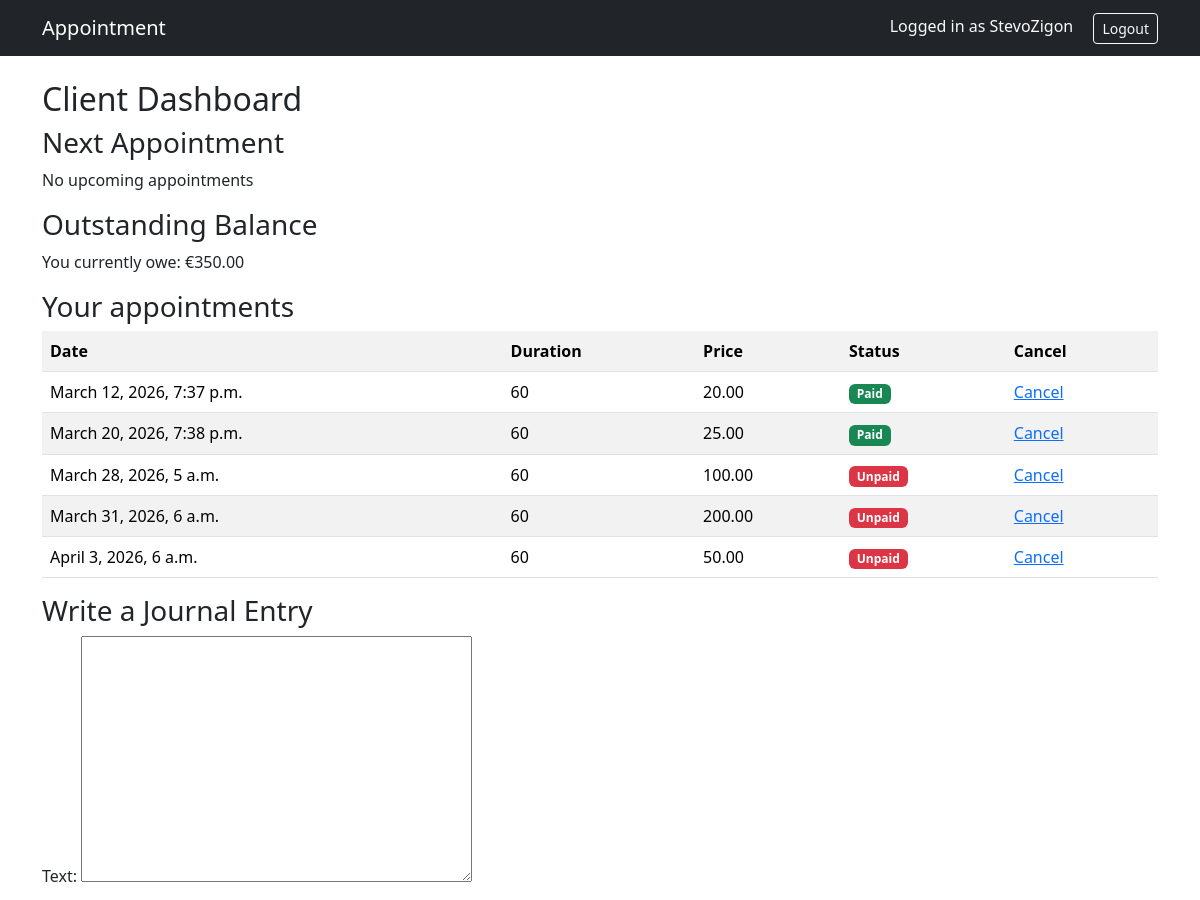
The page /client/ (signed in, upper part) on the database as committed earlier.
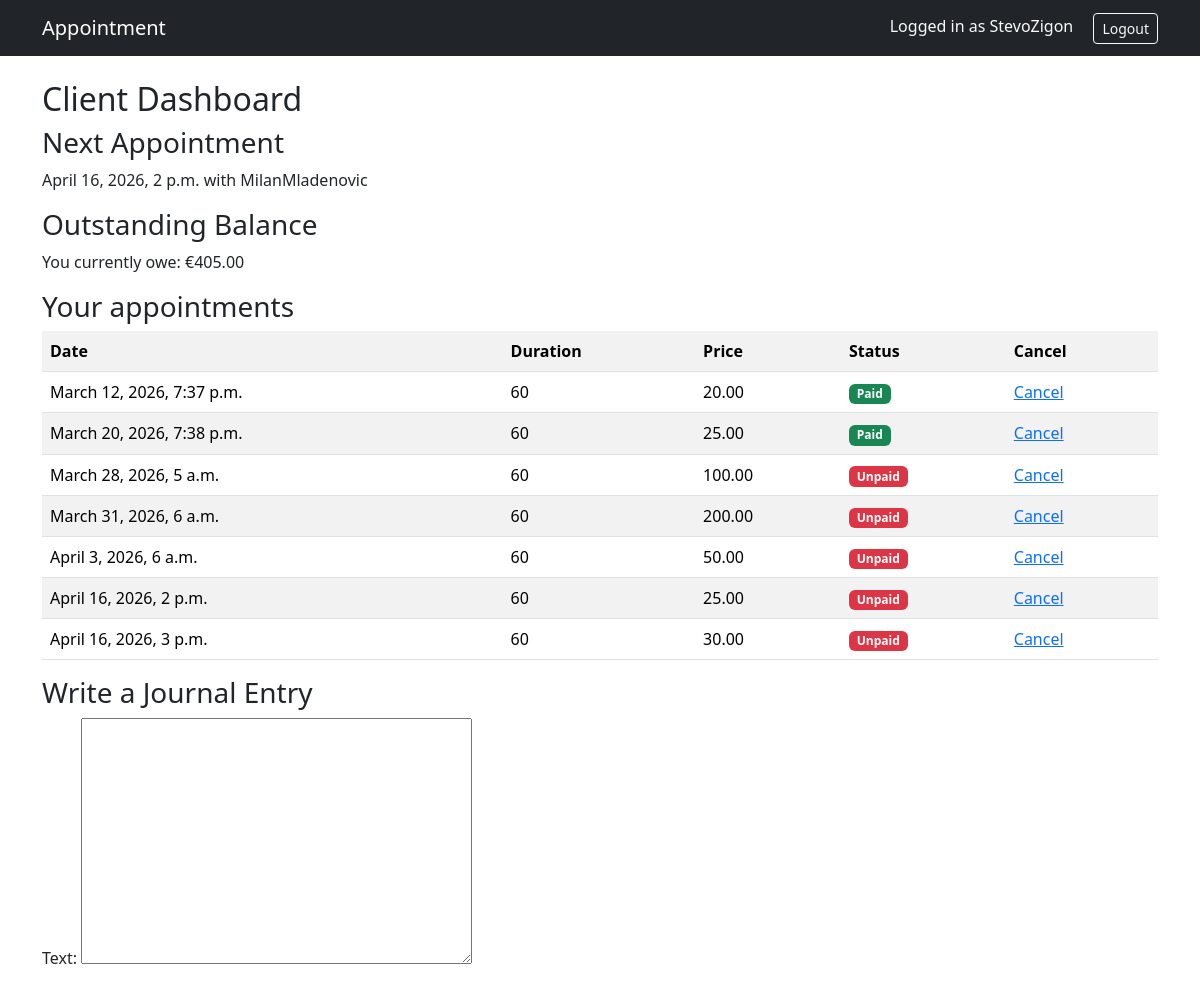
The same page on the database as committed later.
### appointments/models.py (models this page shows, shortened)
class Appointment(models.Model):
    psychologist = models.ForeignKey(
        settings.AUTH_USER_MODEL,
        on_delete=models.CASCADE,
        related_name='appointments_as_psychologist',
        limit_choices_to={'role':'psychologist'}
    )
    client = models.ForeignKey(
        settings.AUTH_USER_MODEL,
        on_delete=models.CASCADE,
        related_name='appointment_as_client',
        limit_choices_to={'role':'client'}
    )
    start_time = models.DateTimeField()
    duration = models.IntegerField(default=60)  # minutes
    end_time = models.DateTimeField()
    price = models.DecimalField(max_digits=8, decimal_places=2)
    paid = models.BooleanField(default=False)
    def end_time(self):
        return self.start_time + timedelta(minutes=self.duration)

### users/models.py (models this page shows)
class User(AbstractUser):
    ROLE_CHOICES = (
        ('psychologist', 'Psychologist'),
        ('client', 'Client'),
    )
    role = models.CharField(max_length=20, choices=ROLE_CHOICES)

### users/views.py (the view)
# urls.py: path('client/', client_dashboard, name='client_dashboard'),
@login_required
def client_dashboard(request):
    appointments = Appointment.objects.filter(client=request.user).order_by('start_time')
    next_appointment = appointments.filter(
        start_time__gte=timezone.now()
    ).order_by('start_time').first()
    unpaid_appointments = appointments.filter(paid=False)
    total_due = sum(a.price for a in unpaid_appointments)
    notes = Note.objects.filter(
        client=request.user,
        visible_to_client=True
    ).order_by('-created_at')
    if request.method == "POST":
        form = ClientNoteForm(request.POST, request.FILES)
        if form.is_valid():
            note = form.save(commit=False)
            note.client = request.user
            note.author = request.user
            note.visible_to_client = True
            note.save()
            messages.success(request, "Note saved.")
            return redirect("client_dashboard")
    else:
        form = ClientNoteForm()
    return render(request, 'client_dashboard.html', {
        'appointments': appointments,
        'next_appointment': next_appointment,
        'total_due': total_due,
        'notes': notes,
        'form': form
    })

### appointments/forms.py
class ClientNoteForm(forms.ModelForm):
    class Meta:
        model = Note
        fields = ["text", "attachment"]

### templates/client_dashboard.html (shortened to what this page needs)
{% extends "base.html" %}
{% block content %}
<h2>Client Dashboard</h2>
<h3>Next Appointment</h3>
{% if next_appointment %}
<p>
    {{ next_appointment.start_time }} with
    {{ next_appointment.psychologist.username }}
</p>
{% else %}
<p>No upcoming appointments</p>
{% endif %}
<h3>Outstanding Balance</h3>
<p>You currently owe: €{{ total_due }}</p>
<h3>Your appointments</h3>
<table class="table table-striped">
<tr>
    <th>Date</th>
    <th>Duration</th>
    <th>Price</th>
    <th>Status</th>
    <th>Cancel</th>
</tr>
{% for appointment in appointments %}
<tr>
    <td>{{ appointment.start_time }}</td>
    <td>{{ appointment.duration }}</td>
    <td>{{ appointment.price }}</td>
    <td>
        {% if appointment.paid %}
            <span class="badge bg-success">Paid</span>
        {% else %}
            <span class="badge bg-danger">Unpaid</span>
        {% endif %}
    </td>
    <td>
        <a href="{% url 'cancel_appointment' appointment.id %}">
            Cancel
        </a>
    </td>
</tr>
{% endfor %}
</table>
<h3>Write a Journal Entry</h3>
<form method="post" enctype="multipart/form-data">
    {{ form.as_p }}
</form>
{% endblock %}

Rows that differ between the two databases and show on the page:
added Appointment: start_time "April 16, 2026, 2 p.m.", psychologist.username "MilanMladenovic", duration "60", price "25.00", paid "Unpaid"
added Appointment: start_time "April 16, 2026, 3 p.m.", duration "60", price "30.00", paid "Unpaid"
Other text that changed with them:
{{ total_due }}: "350.00" → "405.00"
text no longer shown: "No upcoming appointments"
text now shown: "with"
